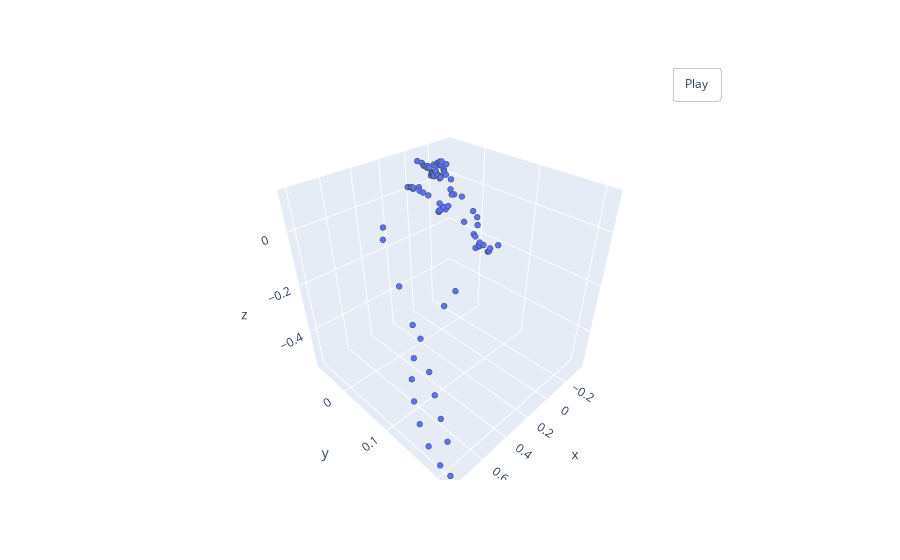

Notebook cell for this chart:
### Markdown cell above
Пример с семплированием c весами (делает шанс выбора точек более удаленных от начала координат более высоким):

### Code cell
sampled_point_cloud = PointSampler_weighted(100)(norm_pointcloud)
pcshow(*sampled_point_cloud.T)
